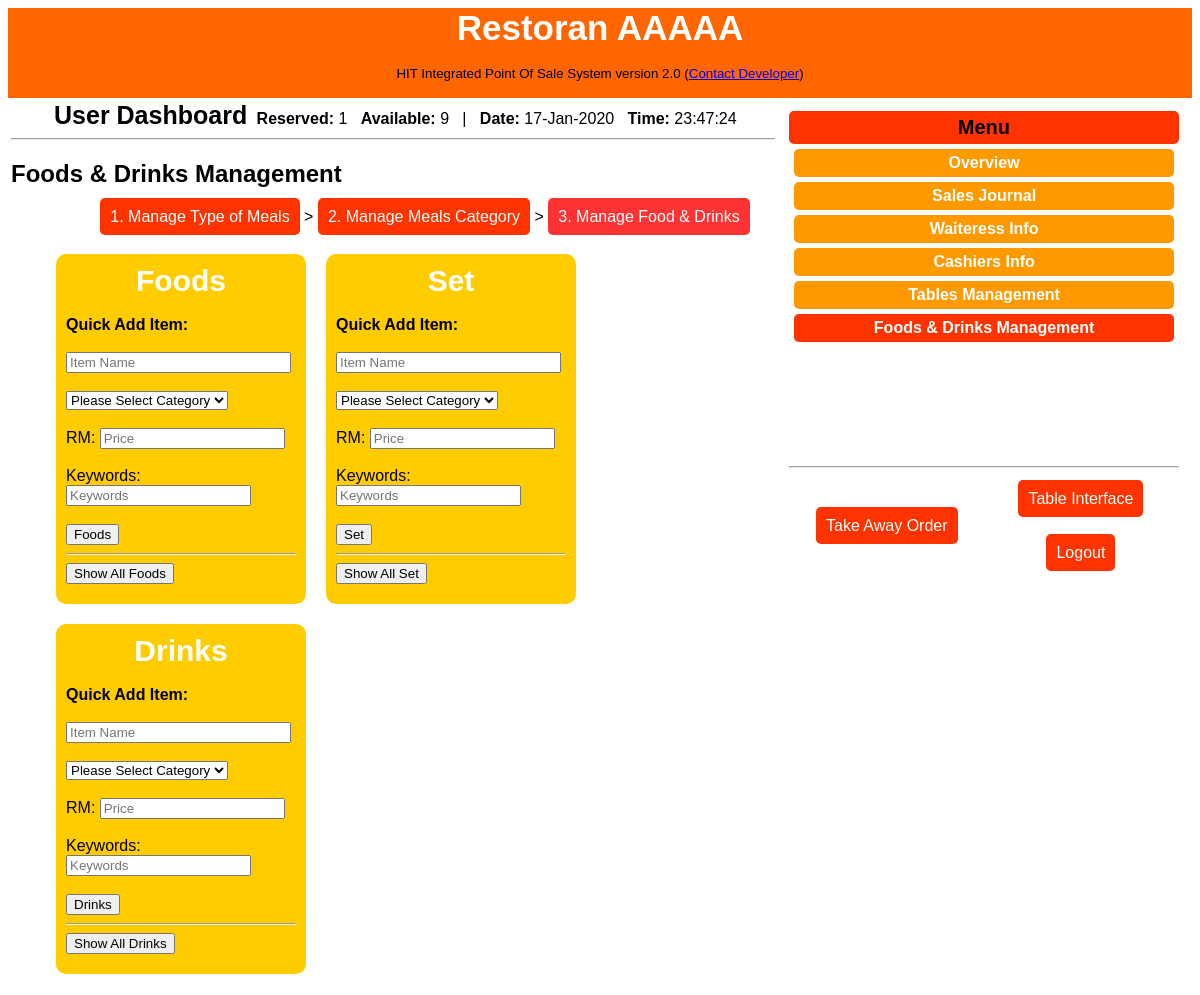
Screenshot of /cashiers/db_food_drink_management.php (signed in) with the database file from the repository.
### tables this page shows
CREATE TABLE `types` (
  `type_id` int(11) NOT NULL,
  `type_name` varchar(255) NOT NULL
);

### cashiers/db_food_drink_management.php (the view, shortened to what this page needs)
<?php
if(isset($_SESSION["user_name"])){
require_once("template/._header.php");
require_once("includes/connection.php");
$available = "0";
$reserved = "1";
$qtable_ava = mysqli_query($conn, "SELECT * FROM tables WHERE table_status = '{$available}'");
$rwqt_ava = mysqli_num_rows($qtable_ava);
$qtable_res = mysqli_query($conn, "SELECT * FROM tables WHERE table_status = '{$reserved}'");
$rwqt_res = mysqli_num_rows($qtable_res);
?>
<div align="center">
        <strong style="font-size:25px; padding: 5px;">User Dashboard</strong>
            <strong>Reserved:</strong> <?= $rwqt_res ?> &nbsp;  <strong>Available:</strong> <?= $rwqt_ava ?>
            &nbsp; | &nbsp;
            <strong>Date:</strong> <?= date("d-M-Y",time() - 54000) ?>  &nbsp;
            <strong>Time:</strong> <?= date("H:i:s",time() + 54000) ?>
            	<hr /></div>
	<h2>Foods & Drinks Management</h2>
        <div align="right" id="rb_menu" style="margin-right:25px;"><a href="manage_type.php">1. Manage Type of Meals</a> > <a href="manage_category.php">2. Manage Meals Category</a> > <a href="db_food_drink_management.php"  style=" background:#F33;">3. Manage Food & Drinks</a></div>
    <br />
	<div align="center" style="margin-left:35px;">
        <?php
			$qtype = mysqli_query($conn, "SELECT * FROM types");
			while($rqtype = mysqli_fetch_array($qtype)){
		?>
		<div id="type_label" style="" align="center">
                <a>
                <div align="center">
                <strong style="font-size:30px; color:#fff;"><?= $rqtype["type_name"] ?></strong><br /><br />
                <div align="left">
                    <strong>Quick Add Item:</strong><br /><br />
                    <form action="add_item.php" method="GET" enctype="multipart/form-data">
                        <input type="text" name="item_name" size="25" placeholder="Item Name" autofocus="on" /><br /><br />
                        <select name="item_category">
                        	<option value="0"> Please Select Category</option>
                        </select>
                        <br /><br />
                        RM: <input type="text" name="item_price" placeholder="Price" />
						<br /><br />
						Keywords: <input type="text" name="item_short" placeholder="Keywords" />
                        <br /><br />
                        <input type="submit" name="type" value="<?= $rqtype["type_name"] ?>" />
                    </form>
                    <hr />
                    <button onclick="popitup('items.php?type_name=<?= $rqtype["type_name"] ?>')">Show All <?= $rqtype["type_name"] ?></button>
                </div>
              </div>
              </a>
           </div>
        <?php
			}
			?>
	</div>
</td>
        <td width="35%" valign="top" align="center">
            <div id="right_bar" align="center">
                <div id="rb_total" align="center" style="height:275px;">
                    <div align="center" id="rbt_rm" style="background:#F30; border-radius:5px; padding:5px;">
                        <strong style="font-size:20px;">Menu</strong>
                    </div>
                   <div id="menudb_inactive" style="" align="center">
                        <a href="dashboard.php">
                        <div align="center">
                        <strong style="color:#fff;">Overview</strong>
                        </div></a>
                   </div>
                   <div id="menudb_inactive" style="" align="center">
                        <a href="db_sale_journal.php">
                        <div align="center">
                        <strong style="color:#fff;">Sales Journal</strong>
                        </div></a>
                   </div>
                   <div id="menudb_inactive" style="" align="center">
                        <a href="db_waiteress_info.php">
                        <div align="center">
                        <strong style="color:#fff;">Waiteress Info</strong>
                        </div></a>
                   </div>
                   <div id="menudb_inactive" style="" align="center">
                        <a href="db_cashier_info.php">
                        <div align="center">
                        <strong style="color:#fff;">Cashiers Info</strong>
                        </div></a>
                   </div>
                   <div id="menudb_inactive" style="" align="center">
                        <a href="db_table_management.php">
                        <div align="center">
                        <strong style="color:#fff;">Tables Management</strong>
                        </div></a>
                   </div>
                   <div id="menudb_active" style="" align="center">
                        <a href="db_food_drink_management.php">
                        <div align="center">
                        <strong style="color:#fff;">Foods & Drinks Management</strong>
                        </div></a>
                   </div>
           		</div>
            <br /><br /><br /><br />
         <hr />
         <table width="100%" height="100" border="0">
         	<tr>
         		<td width="50%" >
                	<div align="center" id="rb_menu">
                    	<a href="">Take Away Order</a>
                    </div>
                </td>
                <td>
                	<div align="center" id="rb_menu">
                		<a href="index.php">Table Interface</a><br /><br /><br />
                		<a href="logout.php">Logout</a>
                   	</div>
                </td>
         	</tr>
         </table>
         </div>
         </td>
     </tr>
</table>
</body>
</html>
<?php
}else{
	header("Location: ../index.php");
}
?>

### cashiers/template/style.css (style rules this page uses)
body { font-family:Verdana, Geneva, sans-serif; }
div#right_bar { background:#fff; padding: 10px; }
div#rb_menu > a { background:#F30; color:#FFF; padding:10px; border-radius:5px; font-size:16px; text-decoration:none; }
div#menudb_inactive { width:100%; }
div#menudb_inactive > a { float: left; width:95%; margin-left:5px; padding:5px; background: #F90; border-radius:5px; text-decoration:none; margin-top:5px; }
div#menudb_active > a { float: left; width:95%; margin-left:5px; padding:5px; background: #F30; border-radius:5px; text-decoration:none; margin-top:5px; }
div#type_label > a { float: left; margin:10px; border-radius:10px; width:230px; height:330px; padding:10px; background:#FC0; text-decoration:none; }

### rows the page displays
types: type_name "Foods", type "Foods"
types: type_name "Set", type "Set"
types: type_name "Drinks", type "Drinks"

### other values shown
$rwqt_res "1"
$rwqt_ava "9"
